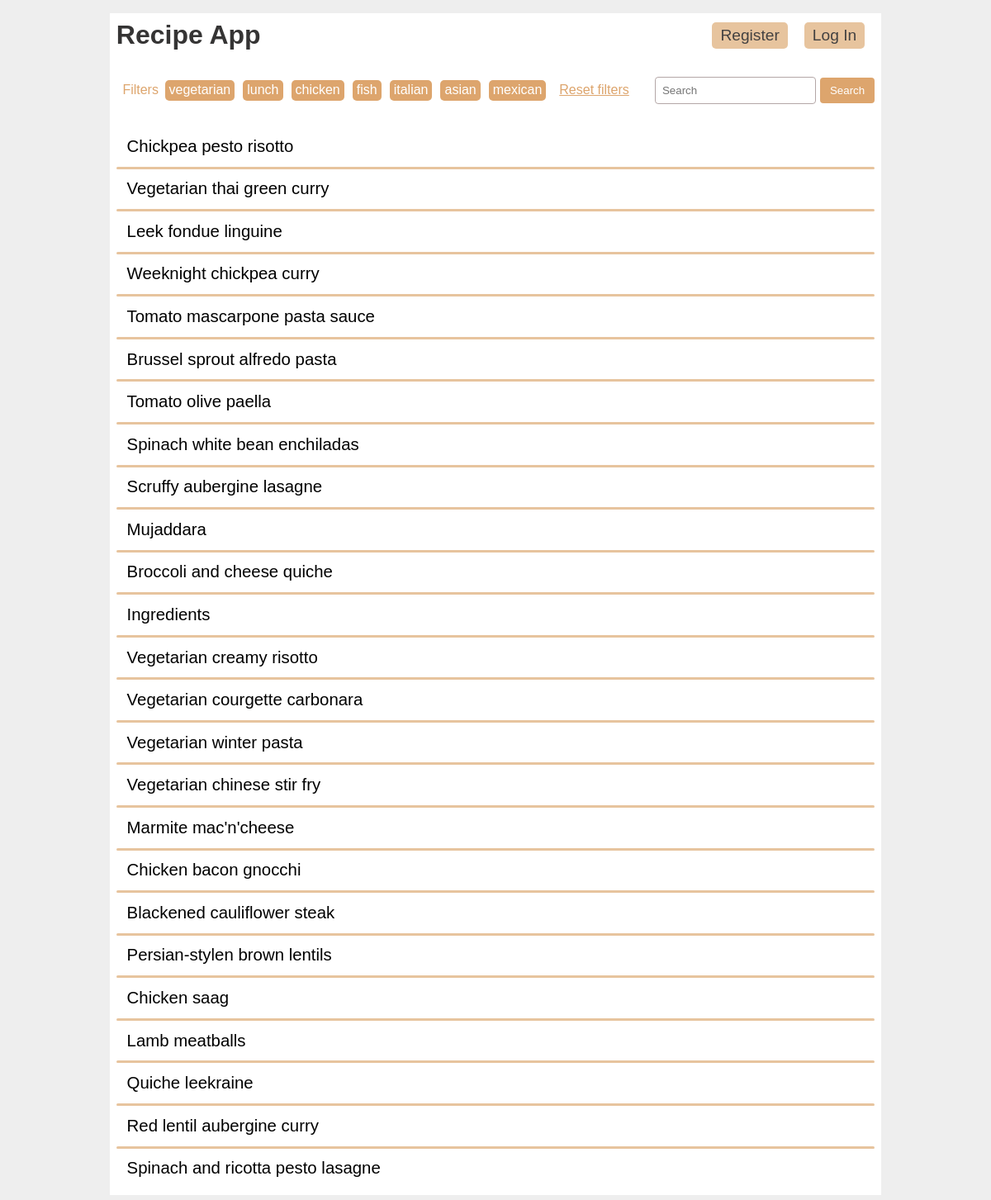
The page / on the database its author committed.
### tables this page shows
CREATE TABLE recipes (
  id INTEGER PRIMARY KEY AUTOINCREMENT,
  title TEXT NOT NULL,
  ingredients TEXT NOT NULL,
  instructions TEXT NOT NULL,
  tags TEXT
);

### recipe_db/home.py (the view)
@bp.route('/')
def index():
    recipes = recipe_get_all()
    tags = recipe_get_popular_tags()
    return render_template('recipes/index.html', recipes=recipes, filter_words=tags)

### recipe_db/auth.py (called while the page is built)
@bp.before_app_request
def load_logged_in_user():
    user_id = session.get('user_id')
    if user_id is None:
        g.user = None
    else:
        g.user = user_get_user_by_id(user_id)
        if g.user is False:
            print("Warning: User ID is None!")

### recipe_db/db.py (called while the page is built)
def get_db():
    if 'db' not in g:
        g.db = sqlite3.connect(
            current_app.config['DATABASE'],
            detect_types=sqlite3.PARSE_DECLTYPES
        )
        g.db.row_factory = sqlite3.Row
    return g.db

def db_get_recipes():
    db = get_db()
    recipes = db.execute(
        'SELECT id, title, ingredients, instructions FROM recipes'
    ).fetchall()
    return  recipes

### recipe_db/recipe.py (called while the page is built)
def parse(recipe):
    recipe_fields = ['id', 'title', 'ingredients', 'instructions', 'tags']
    recipe = dict(zip(recipe_fields, recipe))
    return recipe

def format_recipes(cursor, single):
    if single == True:
        result = parse(cursor)
    else:
        result = list()
        for item in cursor:
            recipe = parse(item)
            result.append((recipe))
    return result

def recipe_get_all():
    recipes = db_get_recipes()
    recipe_list = format_recipes(recipes, single=False)
    return recipe_list

def recipe_get_popular_tags():
    tags = ['vegetarian', 'lunch', 'chicken', 'fish', 'italian', 'asian', 'mexican']
    return tags

### recipe_db/templates/recipes/index.html (shortened to what this page needs)
{% extends 'base.html' %}
{% block filters %}
<div class="filter-section">
  <div class="filter-buttons">
    <p class="filter-non-tag">Filters</p>
    {% for filter_word in filter_words %}
      <a href="{{ url_for('home.filter_recipes', filter=filter_word) }}" class="filter-button">{{ filter_word }}</a>
    {% endfor %}
    <a href="{{ url_for('home.filter_recipes', filter="reset") }}" class="filter-non-tag">Reset filters</a>
  </div>
  <div class="search-container">
    <form action="{{ url_for('home.search', query='search') }}" method="get">
      <input type="search" placeholder="Search" name="q" class="search-input">
      <button type="submit" class="search-button">Search</button>
    </form>
  </div>
</div>
{% endblock %}
{% block content %}
  <div class="recipe-list">
  {% for recipe in recipes %}
    <div class="recipe-title">
      <a class="action" href="{{ url_for('home.view_full_details', id=recipe['id']) }}">
        <p>{{ recipe['title'] }}</p>
      </a>
    </div>
  {% if not loop.last %}
  <hr>
  {% endif %}
  {% endfor %}
  </div>
{% endblock %}

### recipe_db/static/style1.css (style rules this page uses)
p { margin: 0.1rem; padding: 0; }
a { color: var(--font-color); }
hr { border: none; border-top: 0.2rem solid var(--secondary-color); border-radius: 0.1rem; margin: 0.2rem 0rem; }
.filter-section { margin-bottom: 2rem; display: flex; flex-wrap: wrap; align-items: center; }
.filter-buttons { flex: 1; display: flex; flex-wrap: wrap; align-items: center; margin-bottom: 3px; }
.filter-button { display: inline-block; padding: 3px 5px 4px 5px; margin-right: 10px; background-color: var(--primary-color); color: #fff; border-radius: 5px; text-decoration: none; }
.filter-non-tag { color: var(--primary-color); padding: 3px 6px 5px 6px; display: inline-block; }
.search-container form { display: flex; align-items: center; margin-bottom: 3px; }
.search-input { margin-bottom: 0; margin-right: 5px; padding: 8px; border: 1px solid var(--border-color); border-radius: 4px; }
.search-button { padding: 8px 12px; background-color: var(--primary-color); color: white; border: none; border-radius: 4px; cursor: pointer; }
.recipe-title > a:first-of-type { flex: auto; }

### rows shown on the page
recipes: title "Chickpea pesto risotto"
recipes: title "Vegetarian thai green curry"
recipes: title "Leek fondue linguine"
recipes: title "Weeknight chickpea curry"
recipes: title "Tomato mascarpone pasta sauce"
recipes: title "Brussel sprout alfredo pasta"
recipes: title "Tomato olive paella"
recipes: title "Spinach white bean enchiladas"
recipes: title "Scruffy aubergine lasagne"
recipes: title "Mujaddara"
recipes: title "Broccoli and cheese quiche"
recipes: title "Ingredients"
recipes: title "Vegetarian creamy risotto"
recipes: title "Vegetarian courgette carbonara"
recipes: title "Vegetarian winter pasta"
recipes: title "Vegetarian chinese stir fry"
recipes: title "Marmite mac'n'cheese"
recipes: title "Chicken bacon gnocchi"
recipes: title "Blackened cauliflower steak"
recipes: title "Persian-stylen brown lentils"
recipes: title "Chicken saag"
recipes: title "Lamb meatballs"
recipes: title "Quiche leekraine"
recipes: title "Red lentil aubergine curry"
recipes: title "Spinach and ricotta pesto lasagne"

### other values the page prints
{{ filter_word }} "vegetarian" "lunch" "chicken" "fish" "italian" "asian" "mexican"
